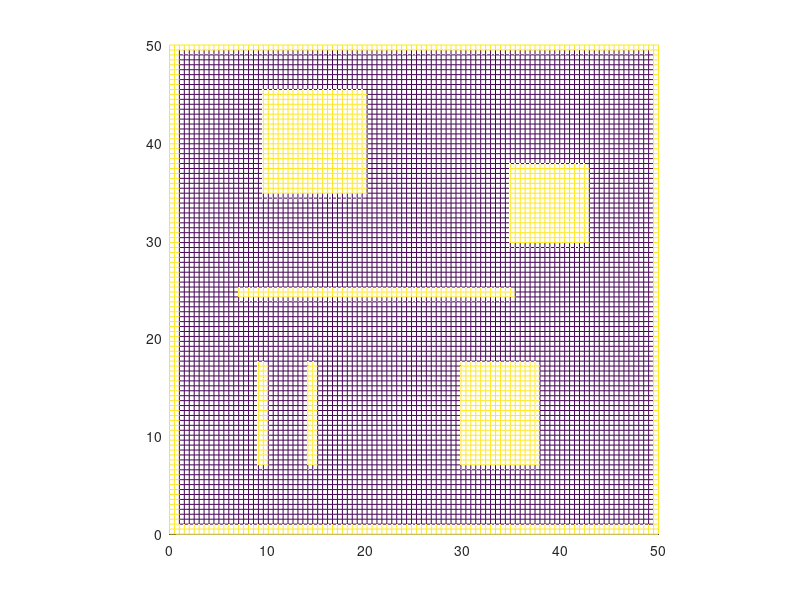
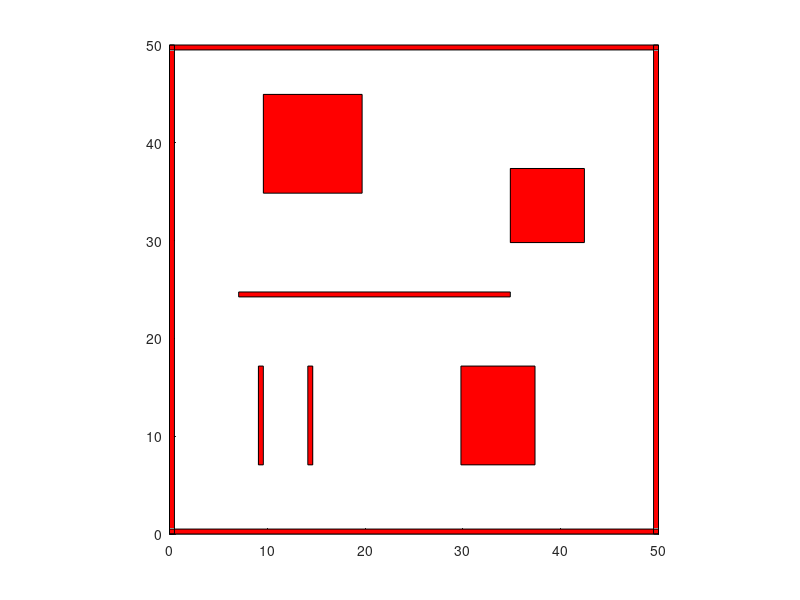

Recreate these plots in MATLAB, in order.
function [X,Y,grid,obstacles] = ostacoli()

% Genero una mappa di ostacoli che sistemo in una griglia binaria di occupazione
% dello spazio. Di conseguenza per rappresentare gli ostacoli posso sfruttare una
% meshgrid. 

%% Grid
nr = 100; nc = 100;
grid = zeros(nr,nc);
[X,Y] = meshgrid(linspace(0,50,nc),linspace(0,50,nr));

%% Obstacles

%walls
grid(1:2,1:100) = 1;         obstacles(1,:) = [X(1,1) X(1,100) Y(1) Y(2)];
grid(99:100,1:100) = 1;    obstacles(2,:) = [X(1,1) X(1,100) Y(99) Y(100)];
grid(1:100,1:2) = 1;         obstacles(3,:) = [X(1,1) X(1,2) Y(1) Y(100)];
grid(1:100,99:100) = 1;    obstacles(4,:) = [X(1,99) X(1,100) Y(1) Y(100)];

%obstacles
grid(15:35,60:75) = 1;      obstacles(5,:) = [X(1,60) X(1,75) Y(15) Y(35)];
grid(15:35,19:20) = 1;      obstacles(6,:) = [X(1,19) X(1,20) Y(15) Y(35)];
grid(15:35,29:30) = 1;      obstacles(7,:) = [X(1,29) X(1,30) Y(15) Y(35)];
grid(49:50,15:70) = 1;      obstacles(8,:) = [X(1,15) X(1,70) Y(49) Y(50)];
grid(60:75,70:85) = 1;      obstacles(9,:) = [X(1,70) X(1,85) Y(60) Y(75)];
grid(70:90,20:40) = 1;      obstacles(10,:) = [X(1,20) X(1,40) Y(70) Y(90)];


%% Plot
Z = 1.*grid; 
figure(1),axis("equal"), axis([0 50 0 50]), hold on; 
s = mesh(X,Y,Z);

figure(2),axis("equal"), axis([0 50 0 50]), hold on; 
for i = 1 : 10
    temp = obstacles(i,:);
    rectangle("position",[temp(1) temp(3) temp(2)-temp(1) temp(4)-temp(3)],"facecolor","r");
end
